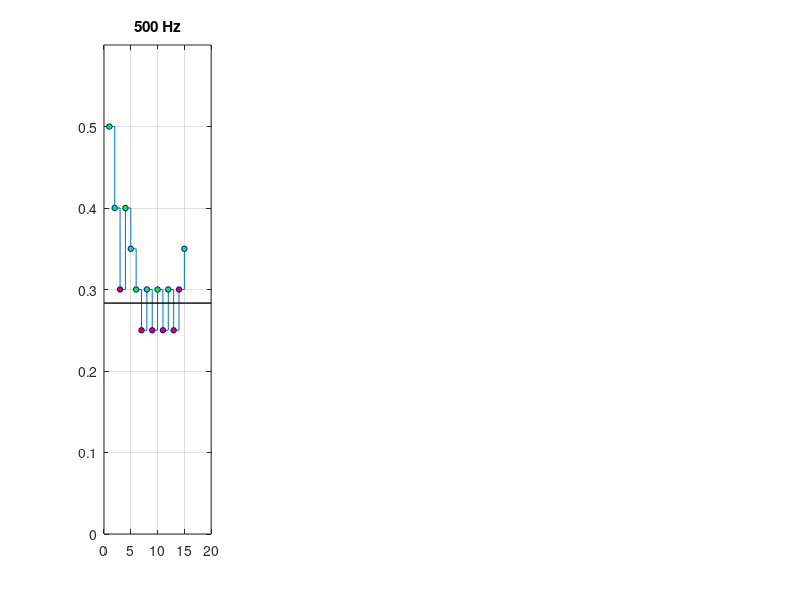

The MATLAB script that drew this image: (Note: this script raises an error after producing the figure.)
%StaircaseAnalysis.m
%
% Exploration and anlysis of loudness matching results

% load in a 'results' structure
load result3
nFreqs = length(result.perFreq);

% Find the maxumum number of trials across the staircases, used to make the
% staircase plots have the same aspect ratio since some staircaises have
% more trials than others.

maxx = 0;
for i=1:nFreqs
    maxx = max(maxx,length(result.perFreq(i).hist.choice));
end

%%
% Show the staircases in figure 1, and the psychometric functions in figure
% 2 along with the ML fits with the cumulative normal.

figure(1);clf
figure(2);clf

for i=1:nFreqs

    y = result.perFreq(i).hist.amp_present;
    x = 1:numel(y);
    figure(1)
    subplot(1,nFreqs,i)
    stairs(y)

    down = result.perFreq(i).hist.targetLouder ==1;

    hold on

    plot(x(down),y(down),'bo','MarkerFaceColor','g','MarkerSize',4)
    plot(x(~down),y(~down),'bo','MarkerFaceColor','r','MarkerSize',4)

    title(sprintf('%g Hz',result.perFreq(i).freqHz))
    set(gca,'YLim',[0,.6])
    set(gca,'XLim',[0,maxx+1])
    plot([0,maxx+1],result.perFreq(i).estTargetAmp*[1,1],'k-','LineWidth',1)
    grid

    foo.intensity = round(y,4);
    foo.response = down;

    figure(2)
    
    subplot(1,nFreqs,i)
    
    % initial conditions for the cumulative normal.  t = mean, b = sd.
    p.t = .3;
    p.b = .1;
    p = fit('fitPsychometricFunction',p,{'t','b'},foo,'Normal');
        err = fitPsychometricFunction(p,foo,'Normal');

    plotPsycho(foo,'Amplitude',p,'Normal')
    figure(1)

    plot([0,maxx+1],p.t*[1,1],'m-','LineWidth',3)
    grid

    % save the matches defined by reversals and normal fits.
    reversal_thresh(i) = result.perFreq(i).estTargetAmp;
    psycho_thresh(i) = p.t;
    freq(i) = result.perFreq(i).freqHz;
end

%%
%
% Plot bar graphs  
figure(3)
clf
hold on
h(1) = plot(log(freq),reversal_thresh,'ko-','MarkerFaceColor','b');
h(2) = plot(log(freq),psycho_thresh,'ko-','MarkerFaceColor','m');
h(3) = plot(log(freq),result.refAmp*ones(size(freq)),'k:');
legend({'reversal','psycho','reference'})
grid
set(gca,'XTick',log(freq));
set(gca,'YLim',[0,.75])
logx2raw
xlabel('Test Frequency (Hz)')
ylabel(sprintf('Amplitude Matching %g Hz',result.refFreqHz));




function plotPsycho(results,intensityName,p,functionName)
% plotPsycho(results,intensityName,p,functionName)

if ~exist('intensityName','var')
    intensityName= 'Intensity';
end

intensities = unique(results.intensity);

% Then we'll loop through these intensities calculating the proportion of
% times that 'response' is equal to 1:

nCorrect = zeros(1,length(intensities));
nTrials = zeros(1,length(intensities));

for i=1:length(intensities)
    id = results.intensity == intensities(i) & isreal(results.response);
    nTrials(i) = sum(id);
    nCorrect(i) = sum(results.response(id));
end

pCorrect = nCorrect./nTrials;

hold on

sd = pCorrect.*(1-pCorrect)./sqrt(nTrials);  %pq/sqrt(n)
errorbar((intensities),100*pCorrect,100*sd,'bo','MarkerFaceColor','b');

if exist('p','var')
    %plot the parametric psychometric function
    x = linspace(min(results.intensity),max(results.intensity),101);
    evalStr = sprintf('y=%s(p,x);',functionName);
    eval(evalStr)
    plot((x),100*y,'r-','LineWidth',2);

end

ylim  = get(gca,'YLim');
xlim = get(gca,'XLim');

pThresh = 100*(1/2)^(1/3);
pThresh = 50;
if exist('p','var')
    plot([xlim(1),(p.t),(p.t)],[pThresh,pThresh,ylim(1)],'k-');
    title(sprintf('Amplitude: %5.2g',p.t));
end

set(gca,'XTick',(intensities));
%logx2raw
%set(gca,'YLim',[0,100]);
xlabel(intensityName);
ylabel('Percent Louder');
end
